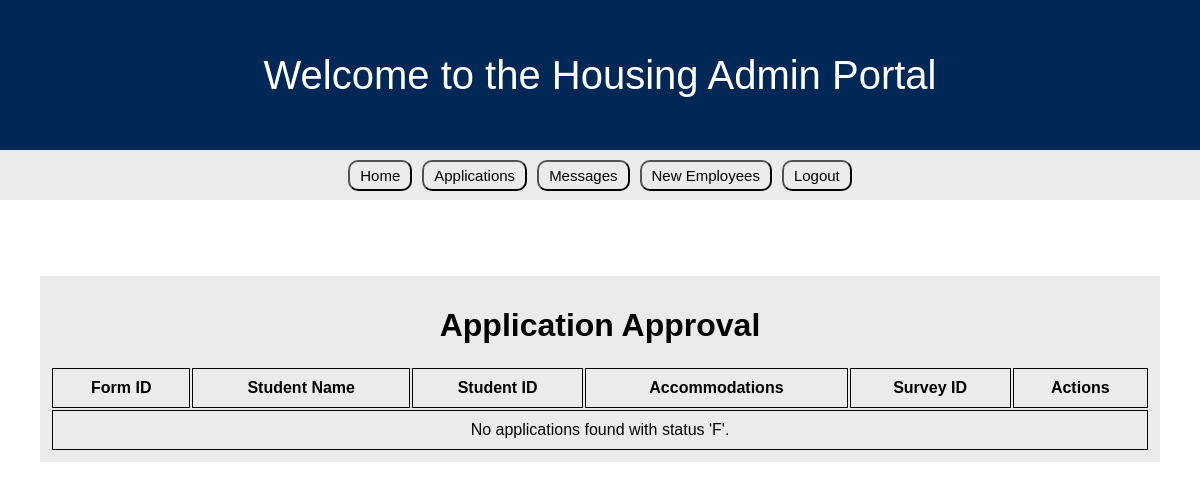
The app's page /employee/application-approval, older data.
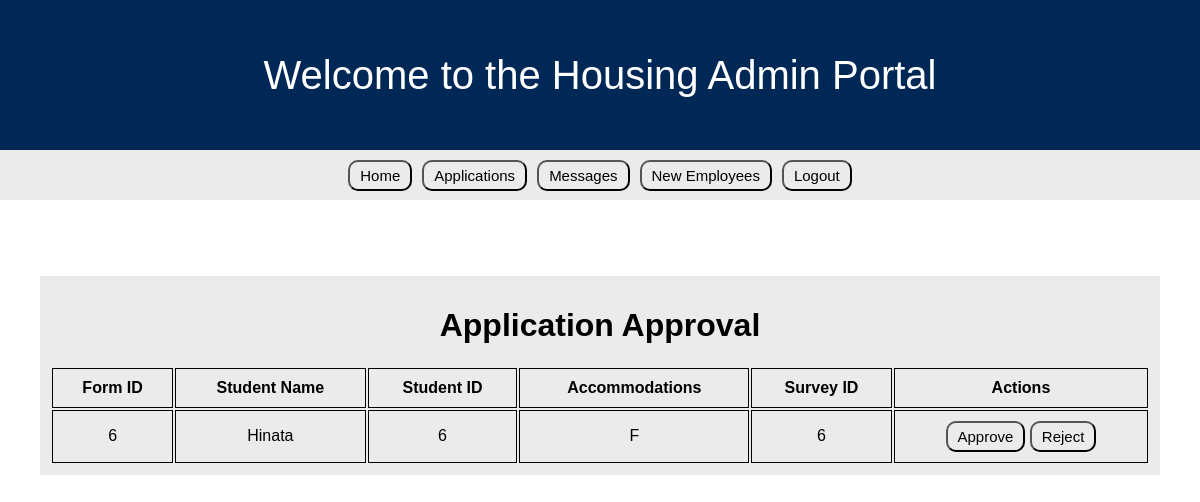
The same page, newer data.
### tables this page shows
CREATE TABLE housingForm (
    f_formID decimal(12,0) NOT NULL,
    f_studentID decimal(12,0) NOT NULL,
    f_status CHAR(1) NOT NULL,
    f_accomodations CHAR(1) NOT NULL,
    f_surveyID decimal(12,0) NOT NULL,
    FOREIGN KEY (f_surveyID) REFERENCES profileSurvey(ps_surveyID)
    FOREIGN KEY (f_studentID) REFERENCES student(s_studentID)
);

CREATE TABLE student (
    s_studentID decimal(12,0) NOT NULL,
    s_name VARCHAR(25) NOT NULL,
    s_gender CHAR(1) NOT NULL,
    s_year INT NOT NULL,
    s_email VARCHAR(100) NOT NULL UNIQUE,
    s_password VARCHAR(100) NOT NULL,
    s_buildingID decimal(12,0) NOT NULL,
    s_roomID decimal(12,0) NOT NULL,
    PRIMARY KEY (s_studentID),
    FOREIGN KEY (s_buildingID) REFERENCES building(b_buildingID),
    FOREIGN KEY (s_roomID) REFERENCES room(r_roomID)
);

### server.py (the view)
@app.route("/employee/application-approval", methods=['GET', 'POST'])
def application_approval():
    conn = open_connection()
    if conn:
        cursor = conn.cursor()
        if request.method == 'POST':
            action = request.form.get('action')  # 'approve' or 'reject'
            form_id = request.form.get('form_id')
            if action == 'approve':
                sql_update = "UPDATE housingForm SET f_status = 'A' WHERE f_formID = ?"
                cursor.execute(sql_update, (form_id,))
                conn.commit()
                flash(f"Application {form_id} approved!", "success")
            elif action == 'reject':
                sql_update = "UPDATE housingForm SET f_status = 'R' WHERE f_formID = ?"
                cursor.execute(sql_update, (form_id,))
                conn.commit()
                flash(f"Application {form_id} rejected.", "error")
            return redirect(url_for('application_approval'))
        else:
            sql_query = """
                SELECT hf.*, s.s_name
                FROM housingForm hf
                JOIN student s ON hf.f_studentID = s.s_studentID
                WHERE hf.f_status = 'F'
            """
            cursor.execute(sql_query)
            applications = cursor.fetchall()
            print(f"Applications with f_status = 'F': {applications}")
            conn.close()
            return render_template("applications.html", applications=applications)
    else:
        flash("Error connecting to the database", "error")
        return redirect(url_for('employee_view'))

### server.py (called while the page is built)
def open_connection():
    conn = None
    try:
        conn = sqlite3.connect(StarRez)
        return conn
    except Error as e:
        print(f"Error connecting to database: {e}")
    return conn

### templates/applications.html (shortened to what this page needs)
<!DOCTYPE html>
<html lang="en">
<head>
</head>
<body>
    <div id="navbarTop">
        <p id="welcome">Welcome {{ session.student_name }} to the Housing Admin Portal</p>
    </div>
    <div id="navbarBot">
        <button id="home" onclick="window.location.href='/employee_view'">Home</button>
        <form action="{{ url_for('application_approval') }}" method="GET">
            <button type="submit" name="action" value="applications" id="form">Applications</button>
        </form>
        <form action="{{ url_for('employee_messages') }}" method="GET">
            <button type="submit" name="action" value="messages" id="message">Messages</button>
        </form>
        <form action="{{ url_for('new_employee') }}" method="GET">
            <button type="submit" name="action" value="new_employees" id="newEmp">New Employees</button>
        </form>
        <button id="logout" onclick="window.location.href='/logout'">Logout</button>
    </div>
    <br>
    <br>
    <div id="appContainer">
        <h1>Application Approval</h1>
        <table id="appTable">
            <thead>
                <tr>
                    <th>Form ID</th>
                    <th>Student Name</th>
                    <th>Student ID</th>
                    <th>Accommodations</th>
                    <th>Survey ID</th>
                    <th>Actions</th>
                </tr>
            </thead>
            <tbody>
                {% for application in applications %}
                    <tr>
                        <td>{{ application[0] }}</td>
                        <td>{{ application[5] }}</td>
                        <td>{{ application[1] }}</td>
                        <td>{{ application[2] }}</td>
                        <td>{{ application[4] }}</td>
                        <td>
                            <form action="{{ url_for('application_approval') }}" method="POST" style="display:inline;">
                                <button type="submit" class="approveBtn">Approve</button>
                            </form>
                            <form action="{{ url_for('application_approval') }}" method="POST" style="display:inline;">
                                <button type="submit" class="rejectBtn">Reject</button>
                            </form>
                        </td>
                    </tr>
                {% else %}
                    <tr>
                        <td colspan="7">No applications found with status 'F'.</td>
                    </tr>
                {% endfor %}
            </tbody>
        </table>
    </div>
</body>
</html>

Row changes from the older to the newer data that the page shows:
added housingForm: f_formID "6", s_name "Hinata", f_studentID "6", f_status "F", f_surveyID "6"
Text that changed along with them:
text no longer shown: "No applications found with status 'F'."
